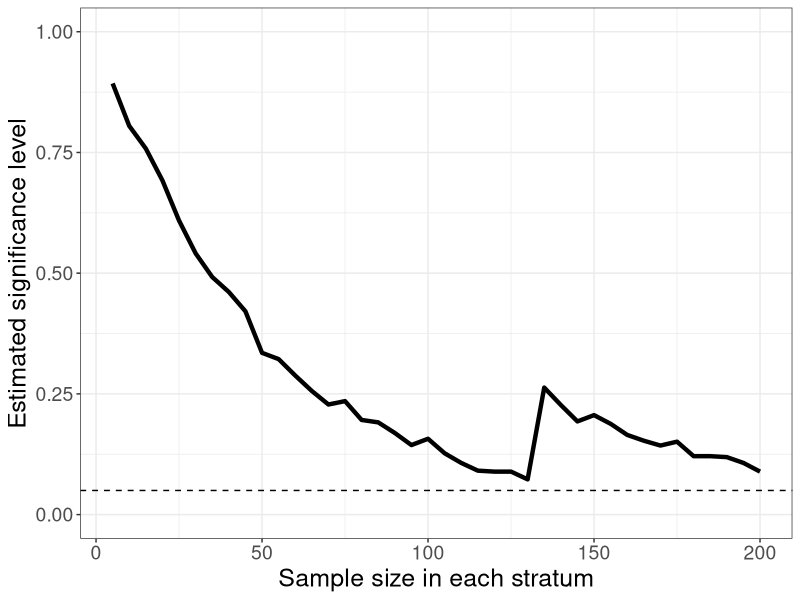

Generate this figure with R:
#replicate stratified T-test significance simulations for UI-TSM paper in R
library(tidyverse)

run_stratified_t_test <- function(population, strata, n, mu_0 = 0){
  strata_names <- unique(strata)
  strata_sizes <- as.numeric(table(strata))
  K <- length(strata_names)
  a <- prop.table(table(strata))
  strata_sample_means <- rep(NA, K)
  strata_sample_vars <- rep(NA, K)
  for(k in 1:K){
    stratum_samples <- sample(population[strata == strata_names[k]], size = n[k], replace = TRUE)
    strata_sample_means[k] <- mean(stratum_samples)
    strata_sample_vars[k] <- var(stratum_samples)
  }
  mean_estimate <- sum(a * strata_sample_means)
  std_error <- sqrt(sum(a^2 * strata_sample_vars / n))
  #deals with edge cases where we get 0/0, which returns NaN. 
  #the nature of the null is such that we should treat this as a p value of 1:
  #intuitively the conclusion would be that the mean is equal to the null mean with complete certainty.
  if(mean_estimate == mu_0 & std_error == 0){
    p_value <- 1
  } else{
    p_value <- 1 - pt(q = (mean_estimate - mu_0) / std_error, df = min(n))
  }
  p_value
}

num_sims <- 1000
alpha <- 0.05
p <- 0.99
mu <- 0.5050505
sigma <- 0.001
#n_grid <- unique(round(exp(seq(log(5), log(200), length.out = 40))))
n_grid <- round(seq(5, 200, length.out = 40))
levels <- rep(0, length(n_grid))
pop <- c(c(0, rep(mu, 99)), c(0, rep(mu, 99)))
strata <- c(rep(1, 100), rep(2, 100))

for(i in 1:length(n_grid)){
  n <- n_grid[i]
  p_vals <- replicate(num_sims, run_stratified_t_test(pop, strata, n = rep(n, 2), mu_0 = 0.5))
  levels[i] <- mean(p_vals < alpha)
}

sim_data <- data.frame(n = n_grid, t_test_level = levels)

ggplot(sim_data, aes(x = n, y = t_test_level)) +
  geom_line(size = 1.5) +
  geom_hline(yintercept = 0.05, linetype = 'dashed') +
  theme_bw() +
  theme(
    text = element_text(size = 18), 
    axis.text = element_text(size = 14),
    legend.key.width = unit(2, "cm"),
    legend.text = element_text(size = 14)) +
  ylim(0,1) +
  ylab("Estimated significance level") +
  xlab("Sample size in each stratum")


#T-scores with varying numbers of zeros
#125 samples 1 zero
sam_125 <- c(c(rep(mu, 124), 0), rep(mu, 125))
sam_135 <- c(c(rep(mu, 134), 0), rep(mu, 135))
SE_125 <- 1/2 * sqrt((var(sam_125[1:125]) + var(sam_125[126:250])) / 125)
SE_135 <- 1/2 * sqrt((var(sam_135[1:135]) + var(sam_135[136:270])) / 135)
T_125 <- (mean(sam_125) - 0.5) / SE_125
T_135 <- (mean(sam_135) - 0.5) / SE_135
P_125 <- 1 - pt(T_125, df = 125 - 1)
P_135 <- 1 - pt(T_135, df = 135 - 1)



